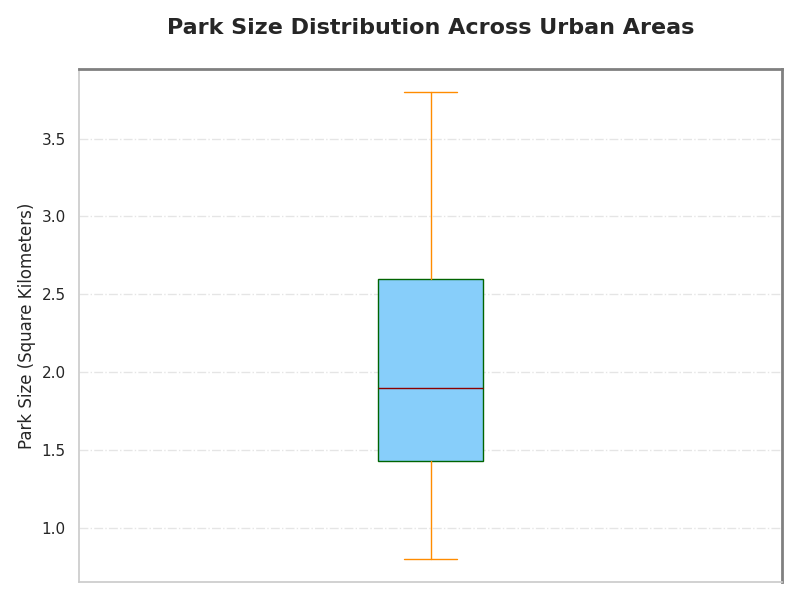

Reproduce this figure in Python.
import matplotlib.pyplot as plt
import numpy as np

combined_data = [1.2, 1.5, 1.3, 1.4, 1.6, 1.5, 1.7, 1.8, 1.6, 1.7,
                 2.1, 2.3, 2.5, 2.2, 2.4, 2.6, 2.5, 2.7, 2.8, 2.6,
                 1.7, 1.6, 1.9, 1.8, 2.0, 1.9, 2.1, 2.2, 1.8, 2.0,
                 0.8, 1.0, 1.1, 1.2, 1.3, 1.1, 1.0, 1.2, 1.4, 1.3,
                 3.2, 3.0, 3.3, 3.5, 3.6, 3.4, 3.5, 3.6, 3.7, 3.8]

fig, ax = plt.subplots(figsize=(8, 6))

ax.boxplot(combined_data, vert=True, patch_artist=True,
           boxprops=dict(facecolor='#87CEFA', color='darkgreen'),
           whiskerprops=dict(color='darkorange'),
           capprops=dict(color='darkorange'),
           flierprops=dict(marker='^', color='darkgreen', markersize=6, alpha=0.4),
           medianprops=dict(color='darkred', linewidth=1))

ax.set_title('Park Size Distribution Across Urban Areas', fontsize=16, fontweight='heavy', pad=25)
ax.set_ylabel('Park Size (Square Kilometers)', fontsize=12, fontweight='medium')
ax.set_xticks([])
ax.grid(axis='y', linestyle='-.', alpha=0.5)

ax.spines['top'].set_linewidth(2)
ax.spines['right'].set_linewidth(2)
ax.spines['top'].set_color('grey')
ax.spines['right'].set_color('grey')

plt.tight_layout()
plt.show()
